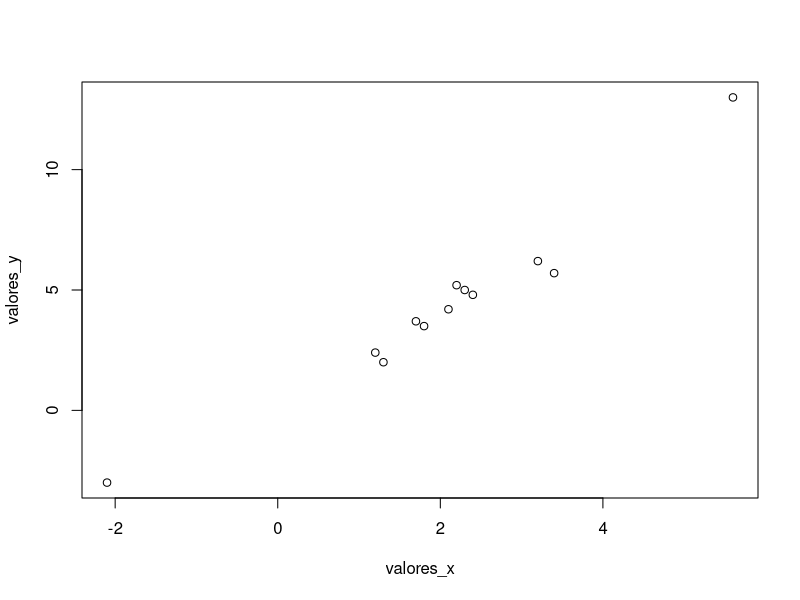
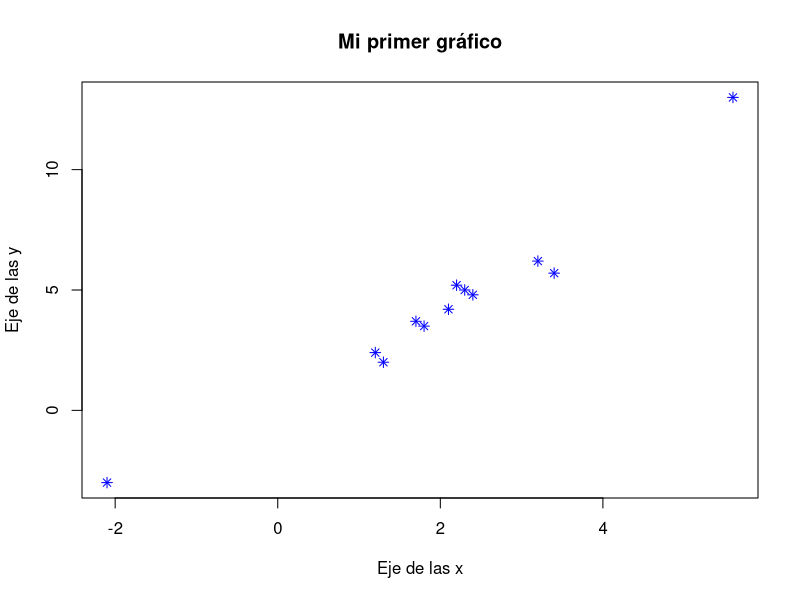
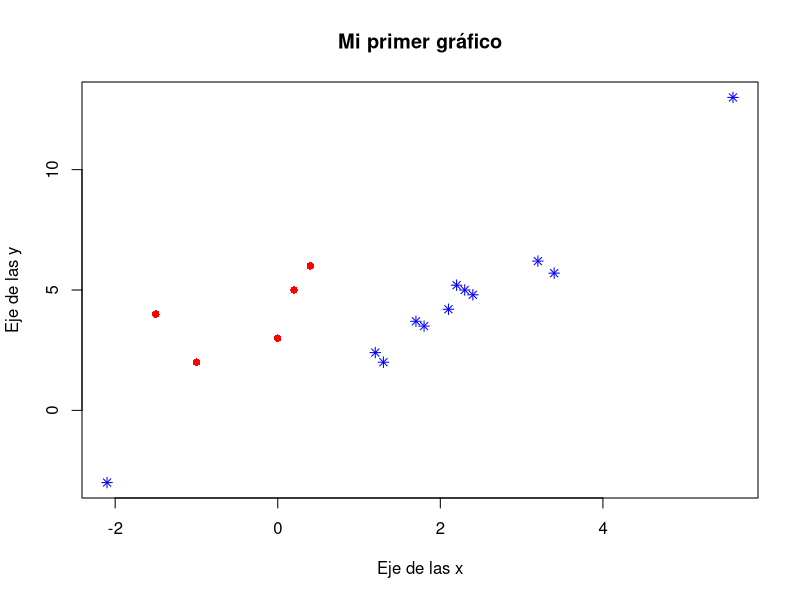
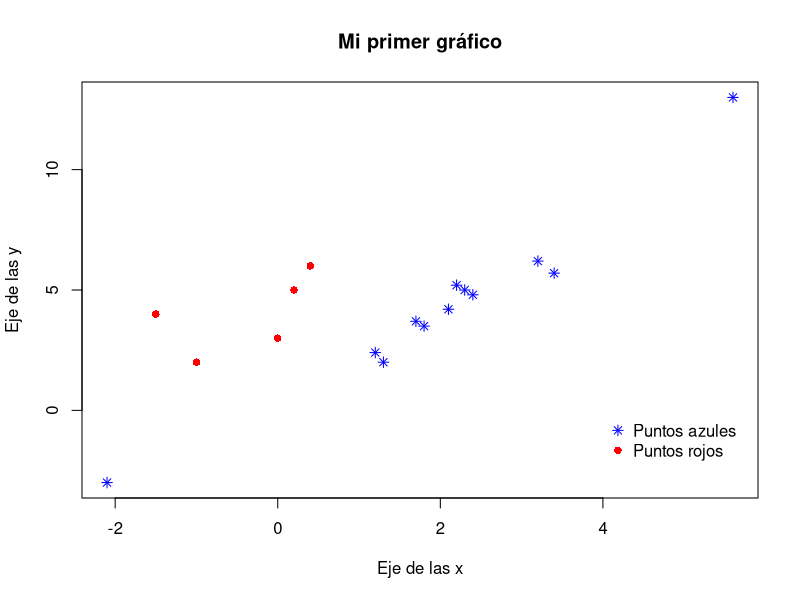
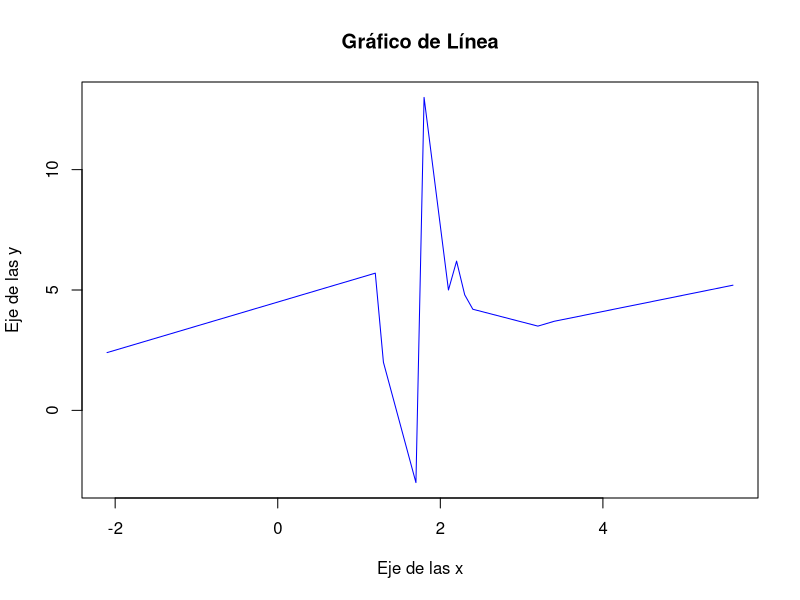
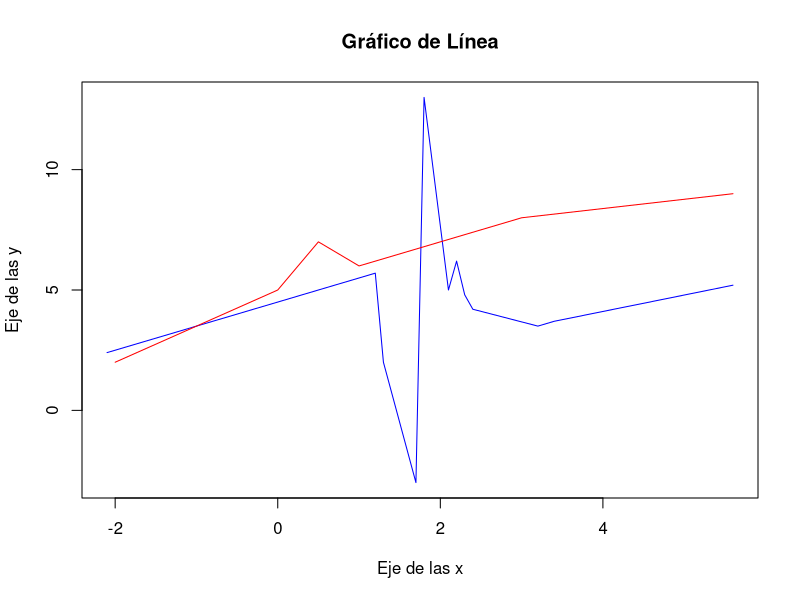
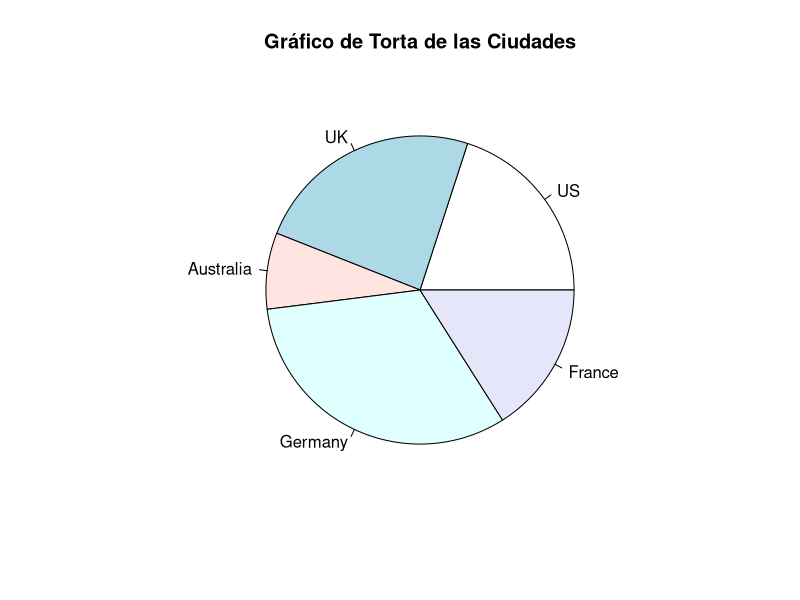
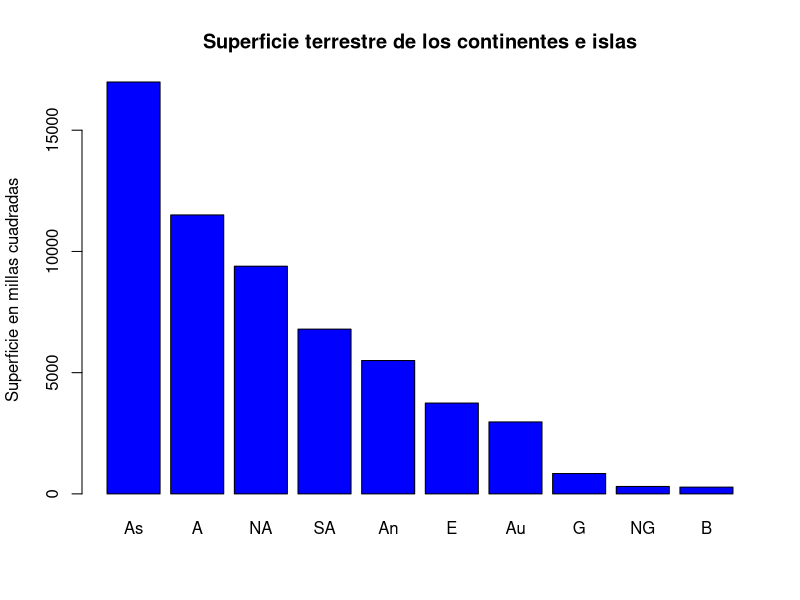

Write the R code that produced these figures, in order.
## ---- chunk 1
valores_x <- c(1.2,3.4,1.3,-2.1,5.6,2.3,3.2,2.4,2.1,1.8,1.7,2.2)
valores_y <- c(2.4,5.7,2.0,-3,13,5,6.2,4.8,4.2,3.5,3.7,5.2)
plot(x=valores_x,y=valores_y)
## ---- chunk 2
plot( x=valores_x, y=valores_y, pch=8, col="blue", xlab = "Eje de las x",
      ylab = "Eje de las y", main = "Mi primer gráfico")
## ---- chunk 3
x_1 <- c(-1,0,-1.5,0.2,0.4)
y_1 <- c(2,3,4,5,6)
plot( x=valores_x, y=valores_y, pch=8, col="blue", xlab = "Eje de las x",
      ylab = "Eje de las y", main = "Mi primer gráfico")
points( x=x_1, y=y_1, pch=16, col='red')
## ---- chunk 4
plot( x=valores_x, y=valores_y, pch=8, col="blue", xlab = "Eje de las x",
      ylab = "Eje de las y", main = "Mi primer gráfico")
points( x=x_1, y=y_1, pch=16, col='red')
legend(x=4, y=0, col=c('blue','red'), pch=c(8,16),legend = c('Puntos azules', 'Puntos rojos'),bty = 'n')
## ---- chunk 5
plot( x=sort(valores_x), y=valores_y, type = "l", xlab = "Eje de las x",
      ylab = "Eje de las y", main = "Gráfico de Línea", col="blue")
## ---- chunk 6
plot( x=sort(valores_x), y=valores_y, type = "l", xlab = "Eje de las x",
      ylab = "Eje de las y", main = "Gráfico de Línea", col="blue")
x_1<- c(-2,0,0.5,1,3,5.6)
y_1<- c(2,5,7,6,8,9)
lines(x=x_1, y=y_1, col='red')
## ---- chunk 7
slices <- c(10, 12,4, 16, 8)
lbls <- c("US", "UK", "Australia", "Germany", "France")
pie(x=slices, labels = lbls, main="Gráfico de Torta de las Ciudades")
## ---- chunk 8
large.islands <- head(sort(islands, decreasing=TRUE), 10)
barplot( height=large.islands, col='blue', names.arg = c('As','A','NA','SA','An','E','Au','G','NG','B'),
         main = "Superficie terrestre de los continentes e islas",
         ylab = "Superficie en millas cuadradas")

barplot( height=large.islands, col='blue', horiz = TRUE,  
         main = "Superficie terrestre de los continentes e islas", 
         ylab = "Superficie en millas cuadradas")
## ---- chunk 9
boxplot( x = airquality$Ozone,col = "orange", border = "blue",
         main = "Media del Ozono en partes por millon en Roosevelt Island",
         xlab = "Partes por millon", ylab = "Ozone")
## ---- chunk 10
boxplot( airquality$Ozone, airquality$Solar.R,
         col = c('blue','orange'), names = c("ozone", "Solar"),
         main = "Media del Ozono en partes por millon en Roosevelt Island",
         xlab = "Partes por millon", ylab = "Ozone")
## ---- chunk 11
hist( x = airquality$Ozone, col = "orange", border = "blue",
      freq = FALSE,
      main = "Histograma de la Media del Ozono", 
      xlab = "Partes por millon", ylab = "Ozone")
## ---- chunk 12
par(mfrow=c(1,2))
hist(airquality$Ozone, col='blue', main = "Histograma datos de Ozono")
hist(airquality$Solar.R, col='orange', main = "Histograma datos de Solar")
## ---- chunk 13
jpeg(file="imagen.jpg", quality = 60)
plot(x=1:20,y=21:40)
dev.off()
## ---- chunk 14
x <- 1:5
cars <- c(1, 3, 6, 4, 9)
trucks <- c(2, 5, 4, 5, 12)
## ---- chunk 15
# En el ambiente de trabajo hay un vector llamado cars que contiene 5 valores y en x hay
# una sucesión de valores entre 1 y 5.
# Contruir un gráfico de nube de puntos con x y cars, con título igual a "Autos", type = 'o',
# de color azul y con la forma de puntos igual a 2, también establecer los límites del
# ejes x igual a c(1,6) y el eje y c(-1,13).

# También hay cargado otro vector que se llama trucks
# Agregar una linea de color naranja con dicho vector, del mismo tipo que el anterior y
# colocar pch = 6.

# Agregar la leyenda en el punto (5,2) sin la caja

# Realizar un gráfico de barrar para los valores del vector cars

# Para el siguiente vector construir un histograma
suvs <- c(4,4,6,6,16)

# Mostrar en una sola ventana una nube de puntos para el vector suvs y el histograma

## ---- chunk 16
# En el ambiente de trabajo hay un vector llamado cars que contiene 5 valores y en x hay
# una sucesión de valores entre 1 y 5.
# Contruir un gráfico de nube de puntos con x y cars, con título igual a "Autos", type = 'o',
# de color azul y con la forma de puntos igual a 2, también establecer los límites del
# ejes x igual a c(1,6) y el eje y c(-1,13).
plot(x,cars, type="o", col="blue", main = "Autos", xlim = c(-1,6), ylim = c(-1,13), pch=2)
# También hay cargado otro vector que se llama trucks
# Agregar una linea de color naranja con dicho vector, del mismo tipo que el anterior y
# colocar pch = 6.
lines(x,trucks,type='o', col="orange",pch=6)
# Agregar la leyenda en el punto (5,2) sin la caja
legend(x=2,y=3,c("cars","trucks"), col=c("blue","orange"),pch = c(5,2), bty = 'n')
# Realizar un gráfico de barrar para los valores del vector cars
barplot(cars)
# Para el siguiente vector construir un histograma
suvs <- c(4,4,6,6,16)
hist(suvs)
# Mostrar en una sola ventana una nube de puntos para el vector suvs y el histograma
par(mfrow=c(1,2))
plot(suvs, main='Gráfico de puntos')
hist(suvs, main='Histograma')
